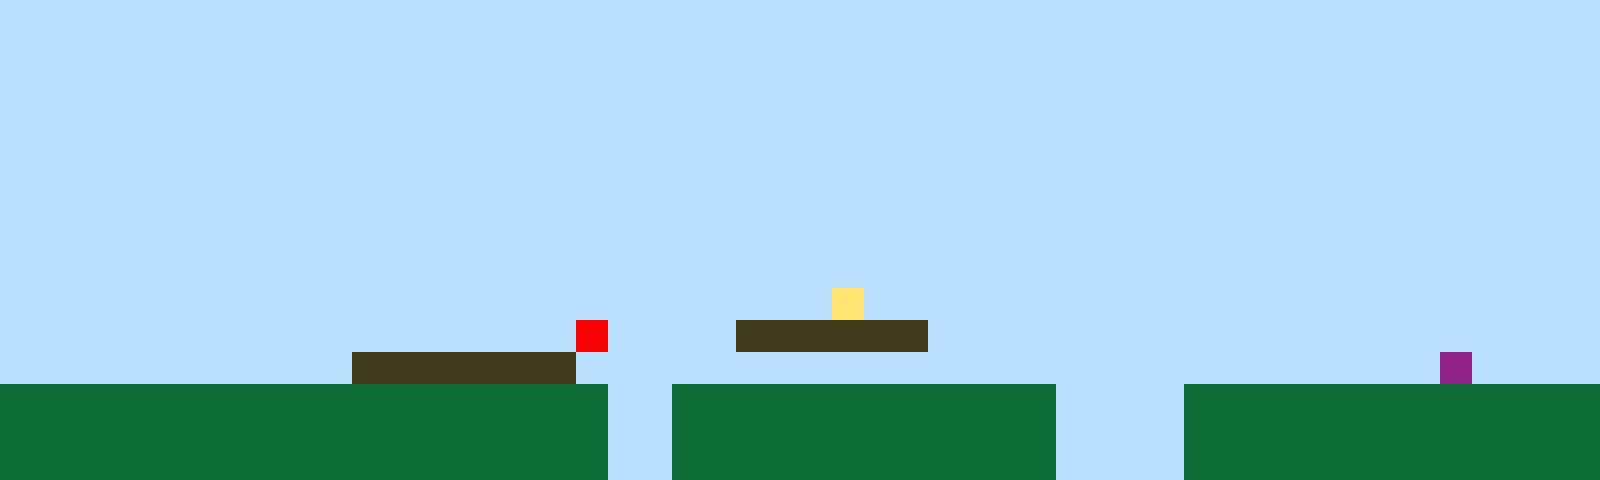

A 2D game scene composited from a Tiled map and its tileset images. What follows is a short description and the map's XML, with every tile layer's data as written:
An orthogonal 50x15 tile map with 32x32 px tiles, 1 tile layer (Tile Layer 1).

<map version="1.10" tiledversion="1.11.2" orientation="orthogonal" renderorder="right-up" width="50" height="15" tilewidth="32" tileheight="32" infinite="0" nextlayerid="2" nextobjectid="1"><editorsettings><export target="map1.csv" format="csv" /></editorsettings><tileset firstgid="1" name="sprites" tilewidth="32" tileheight="32" tilecount="6" columns="3"><image source="sprites.png" width="96" height="64" /></tileset><layer id="1" name="Tile Layer 1" width="50" height="15"><data encoding="csv">1,1,1,1,1,1,1,1,1,1,1,1,1,1,1,1,1,1,1,1,1,1,1,1,1,1,1,1,1,1,1,1,1,1,1,1,1,1,1,1,1,1,1,1,1,1,1,1,1,1,1,1,1,1,1,1,1,1,1,1,1,1,1,1,1,1,1,1,1,1,1,1,1,1,1,1,1,1,1,1,1,1,1,1,1,1,1,1,1,1,1,1,1,1,1,1,1,1,1,1,1,1,1,1,1,1,1,1,1,1,1,1,1,1,1,1,1,1,1,1,1,1,1,1,1,1,1,1,1,1,1,1,1,1,1,1,1,1,1,1,1,1,1,1,1,1,1,1,1,1,1,1,1,1,1,1,1,1,1,1,1,1,1,1,1,1,1,1,1,1,1,1,1,1,1,1,1,1,1,1,1,1,1,1,1,1,1,1,1,1,1,1,1,1,1,1,1,1,1,1,1,1,1,1,1,1,1,1,1,1,1,1,1,1,1,1,1,1,1,1,1,1,1,1,1,1,1,1,1,1,1,1,1,1,1,1,1,1,1,1,1,1,1,1,1,1,1,1,1,1,1,1,1,1,1,1,1,1,1,1,1,1,1,1,1,1,1,1,1,1,1,1,1,1,1,1,1,1,1,1,1,1,1,1,1,1,1,1,1,1,1,1,1,1,1,1,1,1,1,1,1,1,1,1,1,1,1,1,1,1,1,1,1,1,1,1,1,1,1,1,1,1,1,1,1,1,1,1,1,1,1,1,1,1,1,1,1,1,1,1,1,1,1,1,1,1,1,1,1,1,1,1,1,1,1,1,1,1,1,1,1,1,1,1,1,1,1,1,1,1,1,1,1,1,1,1,1,1,1,1,1,1,1,1,1,1,1,1,1,1,1,1,1,1,1,1,1,1,1,1,1,1,1,1,1,1,1,1,1,1,1,1,1,1,1,1,1,1,1,1,1,1,1,1,1,1,1,1,1,1,1,1,1,1,1,1,1,1,1,1,1,1,1,1,1,1,1,1,1,1,1,1,1,1,1,1,1,1,1,1,1,1,1,1,1,1,1,1,1,1,1,1,1,1,1,1,4,1,1,1,1,1,1,1,1,1,1,1,1,1,1,1,1,1,1,1,1,1,1,1,1,1,1,1,1,1,1,1,1,1,1,1,1,1,1,1,1,1,5,1,1,1,1,3,3,3,3,3,3,1,1,1,1,1,1,1,1,1,1,1,1,1,1,1,1,1,1,1,1,1,1,1,1,1,1,1,1,1,1,1,1,3,3,3,3,3,3,3,1,1,1,1,1,1,1,1,1,1,1,1,1,1,1,1,1,1,1,1,1,1,1,1,1,1,1,6,1,1,1,1,2,2,2,2,2,2,2,2,2,2,2,2,2,2,2,2,2,2,2,1,1,2,2,2,2,2,2,2,2,2,2,2,2,1,1,1,1,2,2,2,2,2,2,2,2,2,2,2,2,2,2,2,2,2,2,2,2,2,2,2,2,2,2,2,2,2,2,2,2,1,1,2,2,2,2,2,2,2,2,2,2,2,2,1,1,1,1,2,2,2,2,2,2,2,2,2,2,2,2,2,2,2,2,2,2,2,2,2,2,2,2,2,2,2,2,2,2,2,2,1,1,2,2,2,2,2,2,2,2,2,2,2,2,1,1,1,1,2,2,2,2,2,2,2,2,2,2,2,2,2</data></layer></map>
